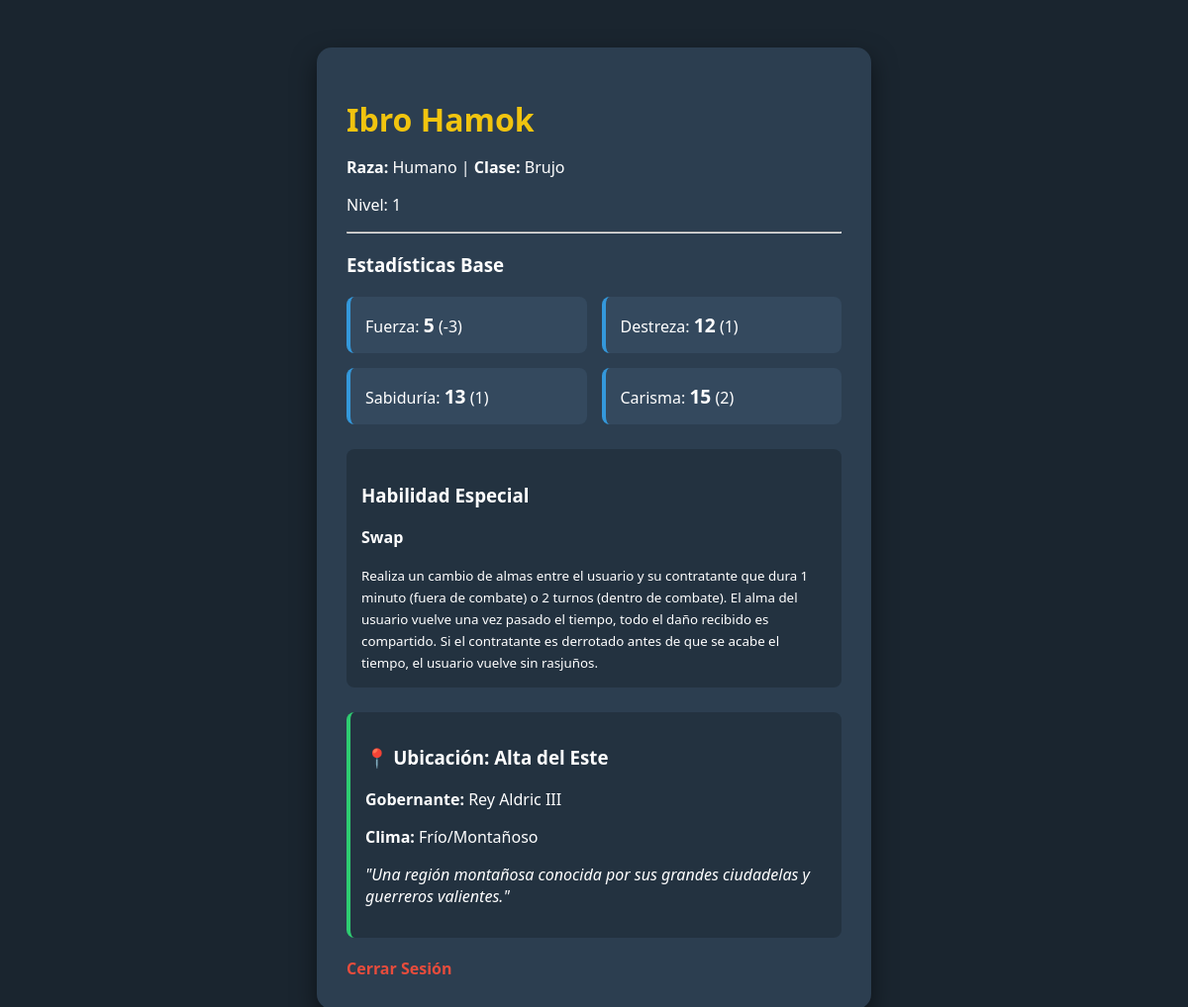
The page /Page_PHP/PERFIL.php (signed in) on the database its author committed.
### tables this page shows
CREATE TABLE PJ (
    
    player_name VARCHAR(100) NOT NULL,
    pj_id INT NOT NULL,
    pj_name VARCHAR(50),
    pj_genre CHAR(1),  
    pj_level INT,
    pj_experience INT,
    pj_race VARCHAR(30),
    pj_class VARCHAR(30),
    PRIMARY KEY (player_name, pj_id),
    FOREIGN KEY (player_name, pj_id) REFERENCES PLAYERS(player_name, pj_id)

);

CREATE TABLE STATS (

    player_name VARCHAR(100) NOT NULL,
    pj_id INT NOT NULL,
    strength INT,
    strength_mod INT,
    dexterity INT,
    dexterity_mod INT,
    constitution INT,
    constitution_mod INT,
    intelligence INT,
    intelligence_mod INT,
    wisdom INT,
    wisdom_mod INT,
    charisma INT,
    charisma_mod INT,
    PRIMARY KEY (player_name, pj_id),
    CHECK (strength BETWEEN 1 AND 20),
    CHECK (dexterity BETWEEN 1 AND 20),
    CHECK (constitution BETWEEN 1 AND 20),
    CHECK (intelligence BETWEEN 1 AND 20),
    CHECK (wisdom BETWEEN 1 AND 20),
    CHECK (charisma BETWEEN 1 AND 20),
    CHECK (strength_mod = FLOOR((strength - 10) / 2)),
    CHECK (dexterity_mod = FLOOR((dexterity - 10) / 2)),
    CHECK (constitution_mod = FLOOR((constitution - 10) / 2)),
    CHECK (intelligence_mod = FLOOR((intelligence - 10) / 2)),
    CHECK (wisdom_mod = FLOOR((wisdom - 10) / 2)),
    CHECK (charisma_mod = FLOOR((charisma - 10) / 2)),
    FOREIGN KEY (player_name, pj_id) REFERENCES PJ(player_name, pj_id)

);

CREATE TABLE SPA (

    player_name VARCHAR(100) NOT NULL,
    pj_id INT NOT NULL,
    ability_cant INT NOT NULL,
    special_ability_name VARCHAR(100),
    special_ability_description TEXT,
    PRIMARY KEY (player_name, pj_id, ability_cant),
    CHECK (ability_cant IN (1, 2)),
    FOREIGN KEY (player_name, pj_id) REFERENCES PLAYERS(player_name, pj_id)
    
);

CREATE TABLE PLAYERS (

    player_name VARCHAR(100) NOT NULL,
    player_passwd VARCHAR(20) NOT NULL,
    pj_id INT NOT NULL,
    country_name VARCHAR(30) NOT NULL,
    PRIMARY KEY (player_name, pj_id)

);

CREATE TABLE COUNTRIES (
    country_name VARCHAR(30) PRIMARY KEY,
    description TEXT,
    climate VARCHAR(50),
    ruler VARCHAR(100),
    image_url VARCHAR(255)
);

### Page_PHP/PERFIL.php (the view, shortened to what this page needs)
<?php
    require_once 'config.php';
    $user = $_SESSION['usuario'];
    $pj_id = $_SESSION['pj_id'];
    $sql = "SELECT
            p.*,
            s.*,
            pl.country_name,
            c.description as country_desc,
            c.climate,
            c.ruler,
            a.special_ability_name,
            a.special_ability_description
            FROM PJ p
            JOIN STATS s ON p.player_name = s.player_name AND p.pj_id = s.pj_id
            JOIN PLAYERS pl ON p.player_name = pl.player_name AND p.pj_id = pl.pj_id
            LEFT JOIN SPA a ON p.player_name = a.player_name AND p.pj_id = a.pj_id
            LEFT JOIN COUNTRIES c ON pl.country_name = c.country_name
            WHERE p.player_name = ? AND p.pj_id = ?";
    $stmt = $conn->prepare($sql);
    $stmt->bind_param("si", $user, $pj_id);
    $stmt->execute();
    $datos = $stmt->get_result()->fetch_assoc();
?>
<!DOCTYPE html>
<html lang="es">
    <head>
    </head>
    <body>
        <div class="ficha">
            <h1><?php echo htmlspecialchars($datos['pj_name'] ?? 'Héroe Desconocido'); ?></h1>
            <p><strong>Raza:</strong> <?php echo $datos['pj_race']; ?> | <strong>Clase:</strong> <?php echo $datos['pj_class']; ?></p>
            <p>Nivel: <?php echo $datos['pj_level']; ?></p>
            <hr>
            <h3>Estadísticas Base</h3>
            <div class="stats-grid">
                <div class="stat-box">Fuerza: <span class="stat-val"><?php echo $datos['strength']; ?></span> (<?php echo $datos['strength_mod']; ?>)</div>
                <div class="stat-box">Destreza: <span class="stat-val"><?php echo $datos['dexterity']; ?></span> (<?php echo $datos['dexterity_mod']; ?>)</div>
                <div class="stat-box">Sabiduría: <span class="stat-val"><?php echo $datos['wisdom']; ?></span> (<?php echo $datos['wisdom_mod']; ?>)</div>
                <div class="stat-box">Carisma: <span class="stat-val"><?php echo $datos['charisma']; ?></span> (<?php echo $datos['charisma_mod']; ?>)</div>
            </div>
            <div class="ability-section">
                <h3>Habilidad Especial</h3>
                <p><strong><?php echo $datos['special_ability_name'] ?? 'Ninguna'; ?></strong></p>
                <small><?php echo $datos['special_ability_description'] ?? 'No hay descripción disponible.'; ?></small>
            </div>
            <div class="ability-section" style="border-left: 4px solid #2ecc71;">
                <h3>📍 Ubicación: <?php echo htmlspecialchars($datos['country_name']); ?></h3>
                <p><strong>Gobernante:</strong> <?php echo htmlspecialchars($datos['ruler']); ?></p>
                <p><strong>Clima:</strong> <?php echo htmlspecialchars($datos['climate']); ?></p>
                <p style="font-style: italic;">"<?php echo htmlspecialchars($datos['country_desc']); ?>"</p>
            </div>
            <a href="logout.php" class="logout">Cerrar Sesión</a>
        </div>
    </body>
</html>

### Page_PHP/PERFIL.php (style rules this page uses)
body { font-family: 'Segoe UI', sans-serif; background: #1a252f; color: white; display: flex; justify-content: center; padding: 40px; }
.ficha { background: #2c3e50; padding: 30px; border-radius: 15px; box-shadow: 0 10px 25px rgba(0,0,0,0.5); width: 100%; max-width: 500px; }
h1 { color: #f1c40f; margin-bottom: 5px; }
.stats-grid { display: grid; grid-template-columns: 1fr 1fr; gap: 15px; margin-top: 20px; }
.stat-box { background: #34495e; padding: 15px; border-radius: 8px; border-left: 4px solid #3498db; }
.stat-val { font-size: 1.2em; font-weight: bold; }
.ability-section { margin-top: 25px; padding: 15px; background: rgba(0,0,0,0.2); border-radius: 8px; }
.logout { display: inline-block; margin-top: 20px; color: #e74c3c; text-decoration: none; font-weight: bold; }

### rows shown on the page
pj: pj_name "Ibro Hamok", pj_race "Humano", pj_class "Brujo", pj_level "1", stats.strength "5", stats.strength_mod "-3", stats.dexterity "12", stats.dexterity_mod "1", stats.wisdom "13", stats.wisdom_mod "1", stats.charisma "15", stats.charisma_mod "2", spa.special_ability_name "Swap", spa.special_ability_description "Realiza un cambio de almas entre el usuario y su contratante que dura 1 minuto (fuera de combate) o 2 turnos (dentro de combate). El alma del usuario vuelve una vez pasado el tiempo, todo el daño recibido es compartido. Si el contratante es derrotado antes de que se acabe el tiempo, el usuario vuelve sin rasjuños.", players.country_name "Alta del Este", countries.ruler "Rey Aldric III", countries.climate "Frío/Montañoso", countries.description "Una región montañosa conocida por sus grandes ciudadelas y guerreros valientes."
